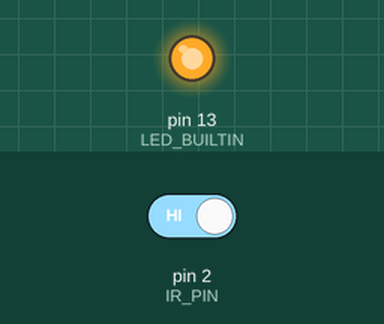
This sketch was run on a simulated Arduino Uno, built with avr-gcc and run on an emulated ATmega328P. On the bench: output pins drawn as LEDs (lit = HIGH). The test bench sets the inputs (shaded band); at power-on: pin 2 (IR_PIN) HIGH. Pins used as bus, display or sensor lines are not drawn; what the sketch prints to the serial monitor is not drawn.

Above: at 1.2 s.
1.3 s: pin 2 (IR_PIN) driven LOW
Timing chart, 0 to 4.3 s (numbered marks = the images above; inputs shaded):
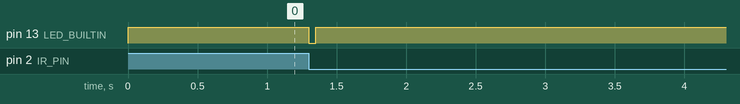

Measured:
- after the input at 1.3 s, pin 13 (LED_BUILTIN): HIGH → LOW at once, → HIGH 0.05 s later

The sketch:

IRRemotISREx.ino
```cpp
// (licence header left out)
#include <avr/power.h>
#include <avr/sleep.h>
#include "IRRemotISR.h"

#define IR_PIN 2     // Pin connected to the IR receiver signal.
#define IR_PIN_VCC 3 // Pin connected to the IR receiver VCC.

IRRemotISR IRRemot = IRRemotISR(IR_PIN);

void setup(void)
{
  pinMode(IR_PIN_VCC, OUTPUT);
  digitalWrite(IR_PIN_VCC, HIGH);
  pinMode(LED_BUILTIN, OUTPUT);
  digitalWrite(LED_BUILTIN, HIGH);   // turn the LED on
  Serial.begin(115200);
  Serial.println("start");
}

void loop(void)
{
  uint32_t result = IRRemot.readIR();
  if (result > 0)
  {
    Serial.println(result, HEX);
    handleRemote(result);
  }
  if (IRRemot.receivingCode())
    digitalWrite(LED_BUILTIN, LOW);
  else
    digitalWrite(LED_BUILTIN, HIGH);
}

void handleRemote(uint32_t irCode)
{
  switch (irCode) {
    case  KEY_BRIGHTER:
      break;
    case KEY_DARKER:
      break;

    case KEY_POWER:
      Serial.println("power");
      while (true) {
        digitalWrite(LED_BUILTIN, LOW);
        // Put processor to sleep
        power_all_disable();
        set_sleep_mode(SLEEP_MODE_PWR_DOWN);
        sleep_mode();
        // Processor is currently asleep due to interrupts
        power_all_enable();
        Serial.print(".");
        while (IRRemot.receivingCode()) {
          digitalWrite(LED_BUILTIN, HIGH);
          uint32_t result = IRRemot.readIR();
          if (result == KEY_POWER) {
            return;
          }
        }
        digitalWrite(LED_BUILTIN, LOW);
      }
      break;
    case KEY_RED:
      break;
    case KEY_GREEN:
      break;
    case KEY_BLUE:
      break;
    case KEY_WHITE:
      break;
    case KEY_BR1:
      break;
    case KEY_BR2:
      break;
    case KEY_BR3:
      break;
    case KEY_FLASH:
      break;
    case KEY_BB1:
      break;
    case KEY_BB2:
      break;
    case KEY_BB3:
      break;
    case KEY_BG1:
      break;
    case KEY_BG2:
      break;
    case KEY_BG3:
      break;
  }
}
```

IRRemotISR.cpp
```cpp
// (licence header left out)
#include "IRRemotISR.h"

//#define DEBUG

volatile uint8_t IRRemotISR::BitIndex;
volatile uint32_t IRRemotISR::ISR_Durations[66];
volatile unsigned long IRRemotISR::AntIRMillis;
uint8_t IRRemotISR::_ISRPin;

IRRemotISR::IRRemotISR(uint8_t ISRPin) {
    _ISRPin = ISRPin;
    BitIndex = 0;
    pinMode(_ISRPin, INPUT);
    attachInterrupt(digitalPinToInterrupt(_ISRPin),  IRRemotISR::ISR_IRReceiverChanging, CHANGE);
}

bool IRRemotISR::receivingCode(){
    if (BitIndex!=0) return true;
    else return false;
}

void IRRemotISR::ISR_IRReceiverChanging(void) {
  unsigned long ActMillis = micros();
  if ((ActMillis - AntIRMillis) > 2100) // start or restart code with 2100 us low level pulse
  {
    if (!digitalRead(_ISRPin))
      BitIndex = 0;
  }

  if (BitIndex < 66)
  {
    ISR_Durations[BitIndex] = ActMillis - AntIRMillis;
    BitIndex++;
  }
  AntIRMillis = ActMillis;

}

uint32_t IRRemotISR::readIR(void)
{
  uint32_t result = 0;
  if (BitIndex == 66) //finished code
  {
    BitIndex = 0;
    #ifdef DEBUG
        Serial.print(F("ISr durations-> "));
        Serial.println(ISR_Durations[0]);
        for (uint8_t i = 0; i < 64; i++) {
          Serial.print(ISR_Durations[i+1]); Serial.print(F(" "));
          if (((i+1)%8)==0) Serial.print(F("\n"));
        }
    #endif

    for (uint8_t i = 0; i < 64; i = i + 2)  // coding bits
    {
      uint8_t b = ISR_Durations[2 + i] < 1000 ? 0 : 1;
      result = ((result) << 1) | b;
    }
    if ((result & 0xFF) != (~(result >> 8) & 0xFF)) // check CRC
    {
      #ifdef DEBUG
        Serial.print(F("CRC KO: "));
        Serial.println(result, HEX);
      #endif
      result = 0;
    }

  }
  else if (BitIndex > 0)  // time out. Restart if no bits received in 50 ms
  {
    cli();
    unsigned long AntIRM = AntIRMillis;
    sei();
    if ((micros() - AntIRM) > 50000)
    {
      BitIndex = 0;
    }
  }
  return result;
}
```

IRRemotISR.h
```cpp
// (licence header left out)
#ifndef IR_Remot_ISR
#define IR_Remot_ISR

#include <Arduino.h>

//#define REMOTE_TYPE_APA1616 // Remote labeled APA 1616
//#define REMOTE_TYPE_LED618  // TYPE LED618 or MAGIC LIGHTING REMOTE 24 Button Remote
#define REMOTE_TYPE_44KEYS  // Type 44 keys
//#define REMOTE_TYPE_KEYES   // keyes remote

#ifdef REMOTE_TYPE_KEYES // keyes remote
const int KEY_UP = 0xFF629D;
const int KEY_LEFT = 0xFF22DD;
const int KEY_OK = 0xFF02FD;
const int KEY_RIGHT = 0xFFC23D;
const int KEY_DOWN = 0xFFA857;
const int KEY_1 = 0xFF6897;
const int KEY_2 = 0xFF9867;
const int KEY_3 = 0xFFB04F;
const int KEY_4 = 0xFF30CF;
const int KEY_5 = 0xFF18E7;
const int KEY_6 = 0xFF7A85;
const int KEY_7 = 0xFF10EF;
const int KEY_8 = 0xFF38C7;
const int KEY_9 = 0xFF5AA5;
const int KEY_0 = 0xFF4AB5;
const int KEY_ASTERISK = 0xFF42BD;
const int KEY_POUND = 0xFF52AD;
const int KEY_REPEAT = 0xFFFFFFFF;

#elif defined REMOTE_TYPE_APA1616
/* Remote (labeled APA 1616) (like this):
  brighter  dimmer    off       on
  red       green     blue      white
  .         .         .         flash
  .         teal      purple    strobe
  orange    .         .         fade
  yellow    blue      fuchsia   smooth

  F700FF F7807F F740BF F7C03F
  F720DF F7A05F F7609F F7E01F
  F710EF F7906F F750AF F7D02F
  F730CF F7B04F F7708F F7F00F
  F708F7 F78877 F748B7 F7C837
  F728D7 F7A857 F76897 F7E817*/

const uint32_t KEY_BRIGHTER = 0xF700FF;
const uint32_t KEY_DARKER = 0xF7807F;
const uint32_t KEY_OFF = 0xF740BF;
const uint32_t KEY_ON = 0xF7C03F;
const uint32_t KEY_RED = 0xF720DF;
const uint32_t KEY_GREEN = 0xF7A05F;
const uint32_t KEY_BLUE = 0xF7609F;
const uint32_t KEY_WHITE = 0xF7E01F;
const uint32_t KEY_FLASH = 0xF7D02F;
const uint32_t KEY_STROBE = 0xF7F00F;
const uint32_t KEY_FADE = 0xF7C837;
const uint32_t KEY_SMOOTH = 0xF7E817;
const uint32_t KEY_BR1 = 0xF710EF;
const uint32_t KEY_BR2 = 0xF730CF;
const uint32_t KEY_BR3 = 0xF708F7;
const uint32_t KEY_BR4 = 0xF728D7;

const uint32_t KEY_BG1 = 0xF7906F;
const uint32_t KEY_BG2 = 0xF7B04F;
const uint32_t KEY_BG3 = 0xF78877;
const uint32_t KEY_BG4 = 0xF7A857;

const uint32_t KEY_BB1 = 0xF750AF;
const uint32_t KEY_BB2 = 0xF7708F;
const uint32_t KEY_BB3 = 0xF748B7;
const uint32_t KEY_BB4 = 0xF76897;

#elif defined REMOTE_TYPE_44KEYS
/* Type 44 keys
  FF3AC5 	FFBA45 	FF827D 	FF02FD
  FF1AE5 	FF9A65 	FFA25D 	FF22DD
  FF2AD5 	FFAA55 	FF926D 	FF12ED
  FF0AF5 	FF8A75 	FFB24D 	FF32CD
  FF38C7 	FFB847 	FF7887 	FFF807
  FF18E7 	FF9867 	FF58A7 	FFD827
  FF28D7 	FFA857 	FF6897 	FFE817
  FF08F7 	FF8877 	FF48B7 	FFC837
  FF30CF 	FFB04F 	FF708F 	FFF00F
  FF10EF 	FF906F 	FF50AF 	FFD02F
  FF20DF 	FFA05F 	FF609F 	FFE01F */

const uint32_t KEY_BRIGHTER = 0xFF3AC5;
const uint32_t KEY_DARKER = 0xFFBA45;
const uint32_t KEY_NEXT = 0xFF827D;
const uint32_t KEY_POWER = 0xFF02FD;
const uint32_t KEY_RED = 0xFF1AE5;
const uint32_t KEY_GREEN = 0xFF9A65;
const uint32_t KEY_BLUE = 0xFFA25D;
const uint32_t KEY_WHITE = 0xFF22DD;
const uint32_t KEY_BR1 = 0xFF2AD5;
const uint32_t KEY_BG1 = 0xFFAA55;
const uint32_t KEY_BB1 = 0xFF926D;
const uint32_t KEY_BW1 = 0xFF12ED;
const uint32_t KEY_BR2 = 0xFF0AF5;
const uint32_t KEY_BG2 = 0xFF8A75;
const uint32_t KEY_BB2 = 0xFFB24D;
const uint32_t KEY_BW2 = 0xFF32CD;
const uint32_t KEY_BR3 = 0xFF38C7;
const uint32_t KEY_BG3 = 0xFFB847;
const uint32_t KEY_BB3 = 0xFF7887;
const uint32_t KEY_BW3 = 0xFFF807;
const uint32_t KEY_BR4 = 0xFF18E7;
const uint32_t KEY_BG4 = 0xFF9867;
const uint32_t KEY_BB4 = 0xFF58A7;
const uint32_t KEY_BW4 = 0xFFD827;
const uint32_t KEY_R_UP = 0xFF28D7;
const uint32_t KEY_G_UP = 0xFFA857;
const uint32_t KEY_B_UP = 0xFF6897;
const uint32_t KEY_QUICK = 0xFFE817;
const uint32_t KEY_R_DOWN = 0xFF08F7;
const uint32_t KEY_G_DOWN = 0xFF8877;
const uint32_t KEY_B_DOWN = 0xFF48B7;
const uint32_t KEY_SLOW = 0xFFC837;
const uint32_t KEY_DYI1 = 0xFF30CF;
const uint32_t KEY_DYI2 = 0xFFB04F;
const uint32_t KEY_DYI3 = 0xFF708F;
const uint32_t KEY_AUTO = 0xFFF00F;
const uint32_t KEY_DYI4 = 0xFF10EF;
const uint32_t KEY_DYI5 = 0xFF906F;
const uint32_t KEY_DYI6 = 0xFF50AF;
const uint32_t KEY_FLASH = 0xFFD02F;
const uint32_t KEY_JUMP3 = 0xFF20DF;
const uint32_t KEY_JUMP7 = 0xFFA05F;
const uint32_t KEY_FADE3 = 0xFF609F;
const uint32_t KEY_FADE7 = 0xFFE01F;

#elif defined REMOTE_TYPE_LED618
// TYPE LED618 or MAGIC LIGHTING REMOTE 24 Button Remote
const uint32_t KEY_BRIGHTER = 0xFFA05F;
const uint32_t KEY_DARKER = 0xFF20DF;
const uint32_t KEY_OFF = 0xFF609F;
const uint32_t KEY_ON = 0xFFE01F;
const uint32_t KEY_RED = 0xFF906F;
const uint32_t KEY_GREEN = 0xFF10EF;
const uint32_t KEY_BLUE = 0xFF50AF;
const uint32_t KEY_WHITE = 0xFFD02F;
const uint32_t KEY_FLASH = 0xFFF00F;
const uint32_t KEY_STROBE = 0xFFE817;
const uint32_t KEY_FADE = 0xFFD827;
const uint32_t KEY_SMOOTH = 0xFFC837;
const uint32_t KEY_BR1 = 0xFFB04F;
const uint32_t KEY_BR2 = 0xFFA857;
const uint32_t KEY_BR3 = 0xFF9867;
const uint32_t KEY_BR4 = 0xFF8877;

const uint32_t KEY_BG1 = 0xFF30CF;
const uint32_t KEY_BG2 = 0xFF28D7;
const uint32_t KEY_BG3 = 0xFF18E7;
const uint32_t KEY_BG4 = 0xFF08F7;

const uint32_t KEY_BB1 = 0xFF708F;
const uint32_t KEY_BB2 = 0xFF6897;
const uint32_t KEY_BB3 = 0xFF58A7;
const uint32_t KEY_BB4 = 0xFF48B7;
#endif


class IRRemotISR {

  public:
    /*!
      @brief   Constructor
      @param   Num pin for IR device. Must be a interrupt capable pin
    */
    IRRemotISR(uint8_t ISRPin);

  /*!
    @brief   repeat calling this function in a loop to read IR Code
    @param   x
    @return  0 if no code received
             32 bit unsigned with the code received.
  */
    uint32_t readIR(void);

  /*!
    @brief   test if a code is being read
    @param   x
    @return  true if a a code is being read
             false if no code is being read
  */
    bool receivingCode();

  private:
    static void ISR_IRReceiverChanging(void) ;
    static volatile uint8_t BitIndex;
    static volatile uint32_t ISR_Durations[66];
    static volatile unsigned long AntIRMillis;
    static uint8_t _ISRPin;
};


#endif // IRRemotISR
```
